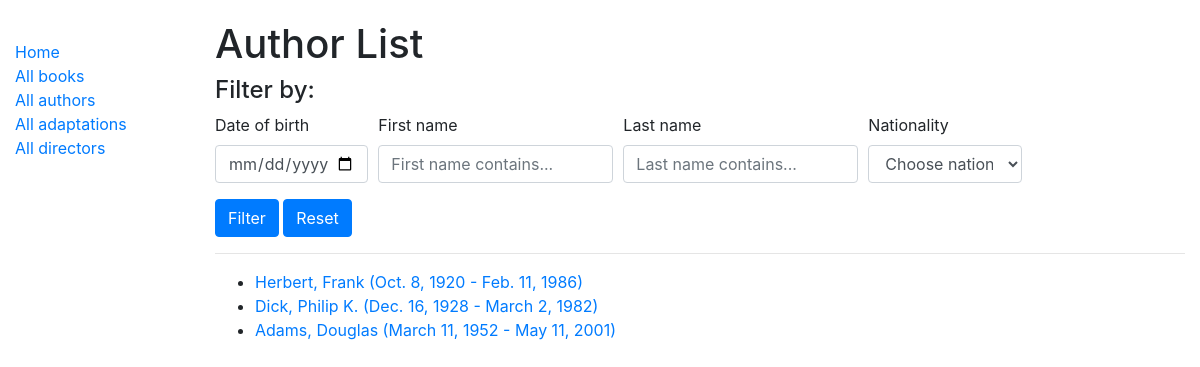
Screenshot of /catalog/authors/ with the database file from the repository.
### catalog/models.py (models this page shows, shortened)
class Author(models.Model):
    first_name = models.CharField(max_length=100)
    last_name = models.CharField(max_length=100)
    date_of_birth = models.DateField(null=True, blank=True)
    date_of_death = models.DateField('Died', null=True, blank=True)
    nationality = models.CharField(max_length=100, null=True)
    class Meta:
        ordering = ['last_name', 'first_name']
    def get_absolute_url(self):
        return reverse('author-detail', args=[str(self.id)])

### catalog/views.py (the view)
# urls.py: path('authors/', views.AuthorListView.as_view(), name='authors'),
class AuthorListView(generic.ListView):
    model = Author
    queryset = Author.objects.order_by('date_of_birth')
    def get_context_data(self, **kwargs):
        context = super().get_context_data(**kwargs)
        nat = Author.objects.values_list('nationality', flat=True).distinct().order_by()
        context['nationality'] = nat
        return context
    def get_queryset(self):
        qs = super().get_queryset()
        filterFirstName = self.request.GET.get('filterFirstName')
        filterLastName = self.request.GET.get('filterLastName')
        filterDate = self.request.GET.get('filterDate')
        filterNationality = self.request.GET.get('filterNationality')
        print('Yo, ', filterNationality)
        if filterFirstName != '' and filterFirstName is not None:
            qs = qs.filter(first_name__icontains=filterFirstName)
        if filterLastName != '' and filterLastName is not None:
            qs = qs.filter(last_name__icontains=filterLastName)
        if filterDate != '' and filterDate is not None:
            qs = qs.filter(date_of_birth__icontains=filterDate)
        if filterNationality != '' and filterNationality is not None and filterNationality != 'Choose nationality...':
            qs = qs.filter(nationality__icontains=filterNationality)
        return qs

### catalog/templates/catalog/author_list.html (shortened to what this page needs)
{% extends "base_generic.html" %}
{% block content %}
  <h1>Author List</h1>
  <h4>Filter by:</h4>
  <form method="GET" action=".">
  <div class="form-row">
    <div class="form-group col-md-2">
      <label for="filterDate">Date of birth</label>
      <input type="date" placeholder="yyyy-mm-dd" class="form-control" id="filterDate" name="filterDate">
    </div>
    <div class="form-group col-md-3">
      <label for="filterFirstName">First name</label>
      <input type="text" class="form-control" placeholder="First name contains..." id="filterFirstName" name="filterFirstName">
    </div>
    <div class="form-group col-md-3">
        <label for="filterLastName">Last name</label>
        <input type="text" class="form-control" placeholder="Last name contains..." id="filterLastName" name="filterLastName">
      </div>
    <div class="form-group col-md-2">
      <label for="filterNationality">Nationality</label>
      <select id="filterNationality" class="form-control" name="filterNationality">
        <option selected>Choose nationality...</option>
      </select>
    </div>
  </div>
  <input class="btn btn-primary" type="submit" value="Filter">
  <a class="btn btn-primary" href="{% url 'authors' %}" id="reset_button">Reset</a>
  </form>
  <hr />
  {% if author_list %}
  <ul>
    {% for author in author_list %}
      <li>
        <a href="{{ author.get_absolute_url }}">{{ author.last_name }}, {{ author.first_name }} ({{ author.date_of_birth }} - {{ author.date_of_death }})</a>
      </li>
    {% endfor %}
  </ul>
  {% else %}
    <p>There are no authors in the database.</p>
  {% endif %}
{% endblock %}

### catalog/static/css/styles.css (style rules this page uses)
body { margin-top: 20px; }

### rows the page displays
Author: last_name "Herbert", first_name "Frank", date_of_birth "Oct. 8, 1920", date_of_death "Feb. 11, 1986"
Author: last_name "Dick", first_name "Philip K.", date_of_birth "Dec. 16, 1928", date_of_death "March 2, 1982"
Author: last_name "Adams", first_name "Douglas", date_of_birth "March 11, 1952", date_of_death "May 11, 2001"
